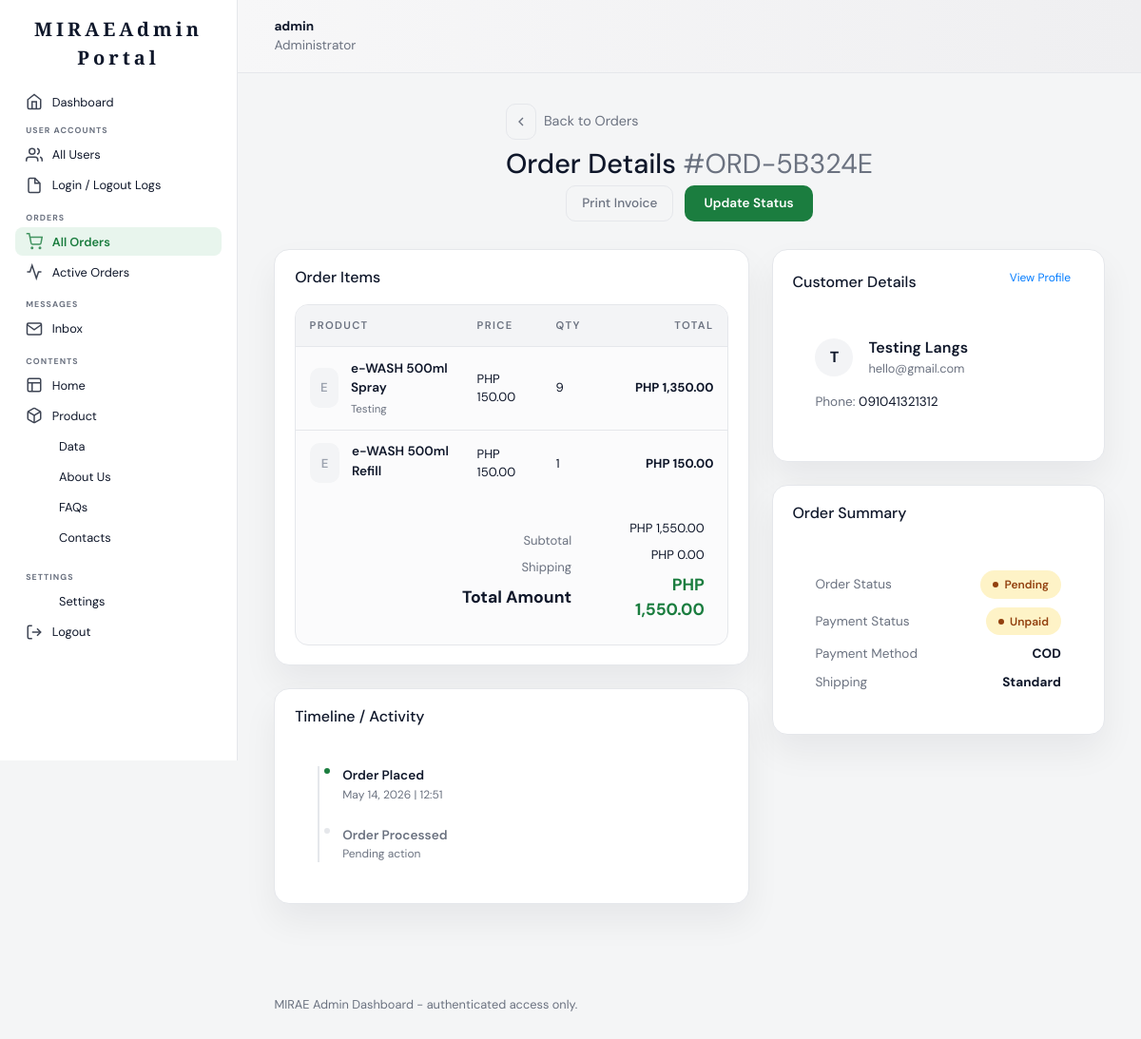
Page /admin/view_order.php?id=11 (signed in) on the committed database.
### tables this page shows
CREATE TABLE `orders` (
  `id` int(11) NOT NULL AUTO_INCREMENT,
  `order_code` varchar(50) NOT NULL,
  `customer_id` int(11) NOT NULL,
  `total` decimal(10,2) NOT NULL DEFAULT 0.00,
  `payment_status` enum('Paid','Unpaid') NOT NULL DEFAULT 'Unpaid',
  `payment_method` varchar(100) DEFAULT NULL,
  `order_status` enum('Pending','Confirmed','Out for Delivery','Delivered','Cancelled') NOT NULL DEFAULT 'Pending',
  `shipping_method` varchar(100) DEFAULT NULL,
  `tracking_number` varchar(100) DEFAULT NULL,
  `created_at` timestamp NOT NULL DEFAULT current_timestamp(),
  PRIMARY KEY (`id`),
  UNIQUE KEY `order_code` (`order_code`),
  KEY `customer_id` (`customer_id`),
  CONSTRAINT `orders_ibfk_1` FOREIGN KEY (`customer_id`) REFERENCES `customers` (`id`) ON DELETE CASCADE
);

CREATE TABLE `order_items` (
  `id` int(11) NOT NULL AUTO_INCREMENT,
  `order_id` int(11) NOT NULL,
  `product_id` int(11) NOT NULL,
  `quantity` int(11) NOT NULL DEFAULT 1,
  `price` decimal(10,2) NOT NULL,
  PRIMARY KEY (`id`),
  KEY `order_id` (`order_id`),
  KEY `product_id` (`product_id`),
  CONSTRAINT `order_items_ibfk_1` FOREIGN KEY (`order_id`) REFERENCES `orders` (`id`) ON DELETE CASCADE,
  CONSTRAINT `order_items_ibfk_2` FOREIGN KEY (`product_id`) REFERENCES `products` (`id`) ON DELETE CASCADE
);

CREATE TABLE `products` (
  `id` int(11) NOT NULL AUTO_INCREMENT,
  `name` varchar(255) NOT NULL,
  `description` text DEFAULT NULL,
  `sku` varchar(100) NOT NULL,
  `variant` varchar(100) DEFAULT NULL,
  `price` decimal(10,2) NOT NULL DEFAULT 0.00,
  `stock` int(11) NOT NULL DEFAULT 0,
  `status` enum('In Stock','Out of Stock','Archived') NOT NULL DEFAULT 'In Stock',
  `image` varchar(255) DEFAULT NULL,
  `created_at` timestamp NOT NULL DEFAULT current_timestamp(),
  PRIMARY KEY (`id`),
  UNIQUE KEY `sku` (`sku`)
);

CREATE TABLE `customers` (
  `id` int(11) NOT NULL AUTO_INCREMENT,
  `name` varchar(255) NOT NULL,
  `email` varchar(255) NOT NULL,
  `password` varchar(255) NOT NULL,
  `phone` varchar(20) DEFAULT NULL,
  `address` text DEFAULT NULL,
  `city` varchar(100) DEFAULT NULL,
  `province` varchar(100) DEFAULT NULL,
  `postal_code` varchar(20) DEFAULT NULL,
  `status` enum('Active','Inactive') NOT NULL DEFAULT 'Active',
  `notes` text DEFAULT NULL,
  `created_at` timestamp NOT NULL DEFAULT current_timestamp(),
  `last_login` timestamp NULL DEFAULT NULL,
  `last_logout` timestamp NULL DEFAULT NULL,
  PRIMARY KEY (`id`),
  UNIQUE KEY `email` (`email`)
);

### admin/view_order.php (the view, shortened to what this page needs)
<?php
require_once __DIR__ . '/../config/db.php';
$orderId = isset($_GET['id']) ? (int)$_GET['id'] : 0;
$order = null;
$sql = "SELECT o.*, c.name as customer_name, c.email as customer_email, c.phone as customer_phone
        FROM orders o
        JOIN customers c ON o.customer_id = c.id
        WHERE o.id = ?";
$stmt = $conn->prepare($sql);
$stmt->bind_param("i", $orderId);
$stmt->execute();
$result = $stmt->get_result();
if ($result->num_rows > 0) {
    $order = $result->fetch_assoc();
}
$items = [];
$itemSql = "SELECT oi.*, p.name as product_name, p.variant as product_variant, p.image as product_image
            FROM order_items oi
            JOIN products p ON oi.product_id = p.id
            WHERE oi.order_id = ?";
$stmt = $conn->prepare($itemSql);
$stmt->bind_param("i", $orderId);
$stmt->execute();
$result = $stmt->get_result();
while ($row = $result->fetch_assoc()) {
    $items[] = $row;
}
include __DIR__ . '/includes/header.php';
include __DIR__ . '/includes/sidebar.php';
?>
<main class="admin-content">
    <div class="page-header" style="display: flex; justify-content: space-between; align-items: center;">
        <div>
            <div style="display: flex; align-items: center; gap: 0.5rem; margin-bottom: 0.5rem;">
                <a href="orders.php" class="btn btn-outline-secondary btn-sm" style="width: 32px; padding: 0; display: inline-flex; align-items: center; justify-content: center;">
                    <svg viewBox="0 0 24 24" width="16" height="16" fill="none" stroke="currentColor" stroke-width="2"><polyline points="15 18 9 12 15 6"></polyline></svg>
                </a>
                <span style="color: var(--admin-muted); font-size: 0.9rem;">Back to Orders</span>
            </div>
            <h1>Order Details <span style="color: var(--admin-muted); font-weight: 400;">#<?php echo htmlspecialchars($order['order_code']); ?></span></h1>
        </div>
        <div class="header-actions" style="display: flex; gap: 0.75rem;">
            <button class="btn btn-outline-secondary">Print Invoice</button>
            <button class="btn btn-primary">Update Status</button>
        </div>
    </div>
    <div class="dashboard-grid" style="grid-template-columns: 1fr 350px; gap: 1.5rem;">
        <div style="display: flex; flex-direction: column; gap: 1.5rem;">
            <div class="table-card">
                <div class="table-header">
                    <h3>Order Items</h3>
                </div>
                <div class="table-wrap">
                    <table>
                        <thead>
                            <tr>
                                <th>Product</th>
                                <th>Price</th>
                                <th>Qty</th>
                                <th style="text-align: right;">Total</th>
                            </tr>
                        </thead>
                        <tbody>
                            <?php foreach ($items as $item) : ?>
                                <tr>
                                    <td>
                                        <div class="product-cell">
                                            <div class="product-thumb">
                                                <?php if ($item['product_image']) : ?>
                                                    <img src="../<?php echo htmlspecialchars($item['product_image']); ?>" alt="">
                                                <?php else : ?>
                                                    <span><?php echo strtoupper(substr($item['product_name'], 0, 1)); ?></span>
                                                <?php endif; ?>
                                            </div>
                                            <div class="product-meta">
                                                <div class="product-name"><?php echo htmlspecialchars($item['product_name']); ?></div>
                                                <div class="product-variant"><?php echo htmlspecialchars($item['product_variant']); ?></div>
                                            </div>
                                        </div>
                                    </td>
                                    <td>PHP <?php echo number_format($item['price'], 2); ?></td>
                                    <td><?php echo $item['quantity']; ?></td>
                                    <td style="text-align: right;"><strong>PHP <?php echo number_format($item['price'] * $item['quantity'], 2); ?></strong></td>
                                </tr>
                            <?php endforeach; ?>
                        </tbody>
                        <tfoot>
                            <tr>
                                <td colspan="3" style="text-align: right; padding: 1.5rem;">
                                    <div style="color: var(--admin-muted); margin-bottom: 0.5rem;">Subtotal</div>
                                    <div style="color: var(--admin-muted); margin-bottom: 0.5rem;">Shipping</div>
                                    <div style="font-size: 1.1rem; font-weight: 700; color: var(--admin-text);">Total Amount</div>
                                </td>
                                <td style="text-align: right; padding: 1.5rem;">
                                    <div style="margin-bottom: 0.5rem;">PHP <?php echo number_format($order['total'], 2); ?></div>
                                    <div style="margin-bottom: 0.5rem;">PHP 0.00</div>
                                    <div style="font-size: 1.1rem; font-weight: 700; color: var(--admin-accent);">PHP <?php echo number_format($order['total'], 2); ?></div>
                                </td>
                            </tr>
                        </tfoot>
                    </table>
                </div>
            </div>
            <div class="content-card">
                <div class="table-header">
                    <h3>Timeline / Activity</h3>
                </div>
                <div style="padding: 1.5rem;">
                    <div style="position: relative; padding-left: 1.5rem; border-left: 2px solid var(--admin-border);">
                        <div style="margin-bottom: 1.5rem; position: relative;">
                            <div style="position: absolute; left: -21px; top: 0; width: 10px; height: 10px; border-radius: 50%; background: var(--admin-accent); border: 2px solid #fff;"></div>
                            <div style="font-size: 0.85rem; font-weight: 600;">Order Placed</div>
                            <div style="font-size: 0.75rem; color: var(--admin-muted);"><?php echo date('M d, Y | H:i', strtotime($order['created_at'])); ?></div>
                        </div>
                        <div style="margin-bottom: 0; position: relative;">
                            <div style="position: absolute; left: -21px; top: 0; width: 10px; height: 10px; border-radius: 50%; background: var(--admin-border); border: 2px solid #fff;"></div>
                            <div style="font-size: 0.85rem; font-weight: 600; color: var(--admin-muted);">Order Processed</div>
                            <div style="font-size: 0.75rem; color: var(--admin-muted);">Pending action</div>
                        </div>
                    </div>
                </div>
            </div>
        </div>
        <div style="display: flex; flex-direction: column; gap: 1.5rem;">
            <div class="content-card">
                <div class="table-header">
                    <h3>Customer Details</h3>
                    <a href="view_customer.php?id=<?php echo $order['customer_id']; ?>" class="btn btn-link btn-sm">View Profile</a>
                </div>
                <div style="padding: 1.5rem;">
                    <div style="display: flex; align-items: center; gap: 1rem; margin-bottom: 1rem;">
                        <div style="width: 40px; height: 40px; border-radius: 50%; background: #f3f4f6; display: flex; align-items: center; justify-content: center; font-weight: 700;">
                            <?php echo strtoupper(substr($order['customer_name'], 0, 1)); ?>
                        </div>
                        <div>
                            <div style="font-weight: 600;"><?php echo htmlspecialchars($order['customer_name']); ?></div>
                            <div style="font-size: 0.8rem; color: var(--admin-muted);"><?php echo htmlspecialchars($order['customer_email']); ?></div>
                        </div>
                    </div>
                    <div style="font-size: 0.85rem;">
                        <div style="margin-bottom: 0.5rem;"><span style="color: var(--admin-muted);">Phone:</span> <?php echo htmlspecialchars($order['customer_phone'] ?: 'N/A'); ?></div>
                    </div>
                </div>
            </div>
            <div class="content-card">
                <div class="table-header">
                    <h3>Order Summary</h3>
                </div>
                <div style="padding: 1.5rem;">
                    <div class="metric-stack">
                        <div class="metric-row">
                            <span>Order Status</span>
                            <?php
                            $os = strtolower(str_replace(' ', '-', $order['order_status']));
                            $os_class = 'status-' . $os;
                            ?>
                            <span class="status-pill <?php echo $os_class; ?>"><?php echo $order['order_status']; ?></span>
                        </div>
                        <div class="metric-row">
                            <span>Payment Status</span>
                            <span class="status-pill <?php echo ($order['payment_status'] === 'Paid') ? 'status-completed' : 'status-pending'; ?>">
                                <?php echo $order['payment_status']; ?>
                            </span>
                        </div>
                        <div class="metric-row">
                            <span>Payment Method</span>
                            <strong><?php echo htmlspecialchars($order['payment_method'] ?: 'N/A'); ?></strong>
                        </div>
                        <div class="metric-row">
                            <span>Shipping</span>
                            <strong><?php echo htmlspecialchars($order['shipping_method'] ?: 'Standard'); ?></strong>
                        </div>
                    </div>
                </div>
            </div>
        </div>
    </div>
</main>
<?php include __DIR__ . '/includes/footer.php'; ?>

### admin/assets/css/admin.css (style rules this page uses)
:root { --admin-bg: #f4f5f6; --admin-card: #ffffff; --admin-border: #e5e7eb; --admin-text: #0f172a; --admin-muted: #6b7280; --admin-accent: #1b7d3f; --admin-accent-soft: rgba(27, 125, 63, 0.14); --admin-radius: 16px; --admin-shadow: 0 18px 36px rgba(15, 23, 42, 0.06); }
* { box-sizing: border-box; }
body.admin-page { margin: 0; font-family: "DM Sans", "Segoe UI", sans-serif; color: var(--admin-text); background: var(--admin-bg); }
a, a:hover { color: inherit; text-decoration: none !important; }
.metric-stack { margin-top: 0.5rem; }
.admin-content { padding: 2rem 2.4rem 3rem; max-width: 1250px; }
.page-header { display: flex; flex-direction: column; gap: 0.35rem; margin-bottom: 1.8rem; }
.page-header h1 { margin: 0; font-size: 1.8rem; }
.dashboard-grid { display: grid; grid-template-columns: repeat(auto-fit, minmax(320px, 1fr)); gap: 1.4rem; margin-bottom: 1.8rem; }
.table-card, .chart-card, .content-card { background: var(--admin-card); border-radius: var(--admin-radius); border: 1px solid var(--admin-border); box-shadow: var(--admin-shadow); padding: 1.2rem 1.3rem; }
.table-header { display: flex; align-items: center; justify-content: space-between; gap: 1rem; margin-bottom: 1rem; }
.table-header h3 { margin: 0 0 0.2rem; font-size: 1rem; }
.btn-sm { height: 32px; padding: 0 0.8rem; font-size: 0.75rem; border-radius: 8px; }
.btn-primary { display: inline-flex; align-items: center; justify-content: center; text-decoration: none; background: var(--admin-accent); color: #ffffff; padding: 0 1.2rem; height: 38px; border-radius: 10px; font-size: 0.85rem; font-weight: 600; border: 1px solid transparent; cursor: pointer; transition: all 0.2s ease; }
.btn-outline-secondary { display: inline-flex; align-items: center; justify-content: center; height: 38px; padding: 0 1rem; border-radius: 10px; border: 1px solid var(--admin-border); background: transparent; color: var(--admin-muted); font-size: 0.85rem; font-weight: 500; transition: all 0.2s ease; }
.table-wrap { overflow: hidden; border-radius: 14px; border: 1px solid var(--admin-border); background: #fbfbfc; }
.table-wrap table { width: 100%; border-collapse: collapse; font-size: 0.82rem; }
.table-wrap th, .table-wrap td { padding: 0.8rem 0.9rem; border-bottom: 1px solid var(--admin-border); text-align: left; vertical-align: middle; }
.table-wrap th { background: #f3f4f6; color: var(--admin-muted); font-weight: 600; font-size: 0.7rem; text-transform: uppercase; letter-spacing: 0.12em; }
.table-wrap tr:last-child td { border-bottom: none; }
.status-pill { display: inline-flex; align-items: center; justify-content: center; padding: 0.2rem 0.6rem; border-radius: 999px; font-size: 0.7rem; font-weight: 600; }
.status-pending { background: #fff3cd; color: #b45309; }
.product-cell { display: flex; align-items: center; gap: 0.8rem; }
.product-thumb { width: 42px; height: 42px; border-radius: 10px; background: #f3f4f6; display: grid; place-items: center; overflow: hidden; font-weight: 600; color: #9ca3af; }
.product-meta { display: flex; flex-direction: column; gap: 0.2rem; }
.product-name { font-weight: 600; font-size: 0.85rem; }
.product-variant { font-size: 0.72rem; color: var(--admin-muted); }
.metric-stack { display: grid; gap: 0.6rem; }
.metric-row { display: flex; justify-content: space-between; align-items: center; font-size: 0.85rem; color: var(--admin-muted); }
.metric-row strong { color: var(--admin-text); }
.status-pill { padding: 0.35rem 0.8rem; border-radius: 999px; font-size: 0.75rem; font-weight: 600; display: inline-flex; align-items: center; gap: 0.4rem; }
.status-pill::before { content: ""; width: 6px; height: 6px; border-radius: 50%; background: currentColor; }
.status-pending { background: #fef3c7; color: #92400e; }

### rows in the picture
orders: order_code "ORD-5B324E", total "1,550.00", created_at "May 14, 2026 | 12:51", customer.name "T", customer.name "Testing Langs", customer.email "hello@gmail.com", customer.phone "091041321312", order_status "Pending", payment_status "Unpaid", payment_method "COD", shipping_method "Standard"
order_items: product.name "E", product.name "e-WASH 500ml Spray", product.variant "Testing", price "150.00", quantity "9", $item['price'] * $item['quantity'] "1,350.00"
order_items: product.name "E", product.name "e-WASH 500ml Refill", price "150.00", quantity "1", $item['price']*$item['quantity'] "150.00"

### other values in the picture
$adminName "admin"
$adminRole "Administrator"
